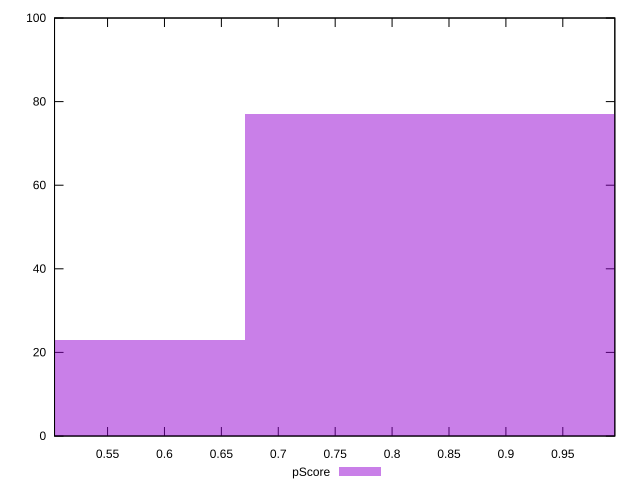

Source code (gnuplot):
reset

$pScore <<EOF
0.8941133183270006 77
0.4470566591635003 23
EOF

set key outside below
set boxwidth 0.4470566591635003
set xrange [0.5034081954649159:0.9957059594908914]
set yrange [0:100]
set trange [0:100]
set style fill transparent solid 0.5 noborder
set terminal svg size 640, 490 enhanced background rgb 'white'
set output "report_00019_2021-02-10T18-14-37.922Z//first-cpu-idle/samples/pages+cached+noadtech/pScore/histogram.svg"

plot $pScore title "pScore" with boxes

reset
